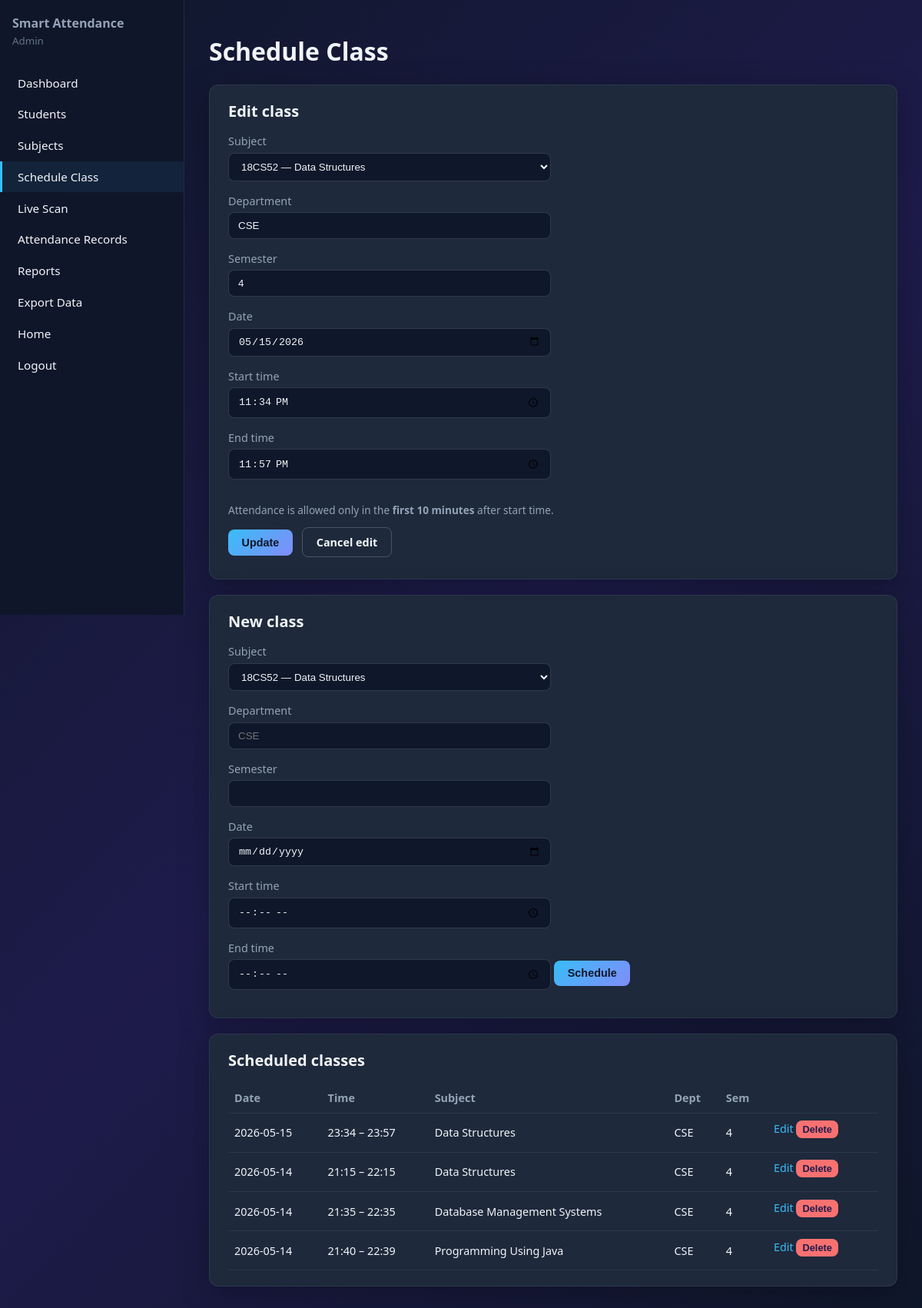
The page /admin/schedule/edit/4 (signed in) on the database its author committed.
### tables this page shows
CREATE TABLE classes (
            id INTEGER PRIMARY KEY AUTOINCREMENT,
            subject_id INTEGER NOT NULL,
            department TEXT NOT NULL,
            semester INTEGER NOT NULL,
            class_date TEXT NOT NULL,
            start_time TEXT NOT NULL,
            end_time TEXT NOT NULL,
            created_by INTEGER,
            FOREIGN KEY (subject_id) REFERENCES subjects(id),
            FOREIGN KEY (created_by) REFERENCES admins(id)
        );

CREATE TABLE subjects (
            id INTEGER PRIMARY KEY AUTOINCREMENT,
            subject_code TEXT NOT NULL,
            subject_name TEXT NOT NULL
        );

### routes/admin.py (the view)
@admin_bp.route("/schedule/edit/<int:cid>")
@admin_required
def schedule_edit(cid):
    conn = get_db()
    edit_row = conn.execute(
        """
        SELECT c.*, s.subject_name FROM classes c
        JOIN subjects s ON s.id = c.subject_id WHERE c.id = ?
        """,
        (cid,),
    ).fetchone()
    rows = conn.execute(
        """
        SELECT c.*, s.subject_name, s.subject_code
        FROM classes c JOIN subjects s ON s.id = c.subject_id
        ORDER BY c.class_date DESC, c.start_time
        """
    ).fetchall()
    subjects = conn.execute("SELECT * FROM subjects ORDER BY subject_name").fetchall()
    conn.close()
    if not edit_row:
        flash("Class not found.", "error")
        return redirect(url_for("admin.schedule_list"))
    return render_template(
        "admin/schedule.html", classes=rows, subjects=subjects, edit_row=edit_row
    )

### models/db.py (called while the page is built)
def get_db():
    conn = sqlite3.connect(Config.DATABASE_PATH)
    conn.row_factory = sqlite3.Row
    conn.execute("PRAGMA foreign_keys = ON")
    return conn

### routes/auth.py (called while the page is built)
def admin_required(f):
    @wraps(f)
    def decorated(*args, **kwargs):
        if not session.get("admin_id"):
            return redirect(url_for("auth.admin_login"))
        return f(*args, **kwargs)
    return decorated

### templates/admin/schedule.html (shortened to what this page needs)
{% extends "base_admin.html" %}
{% block content %}
<h1>Schedule Class</h1>
{% if edit_row %}
<div class="card">
  <h2>Edit class</h2>
  <form method="post" action="{{ url_for('admin.schedule_update', cid=edit_row.id) }}">
    <label>Subject</label>
    <select name="subject_id" required>
      {% for s in subjects %}
      <option value="{{ s.id }}" {% if s.id == edit_row.subject_id %}selected{% endif %}>{{ s.subject_code }} — {{ s.subject_name }}</option>
      {% endfor %}
    </select>
    <label>Department</label>
    <input type="text" name="department" required value="{{ edit_row.department }}">
    <label>Semester</label>
    <input type="number" name="semester" min="1" max="12" required value="{{ edit_row.semester }}">
    <label>Date</label>
    <input type="date" name="class_date" required value="{{ edit_row.class_date }}">
    <label>Start time</label>
    <input type="time" name="start_time" required value="{{ edit_row.start_time }}">
    <label>End time</label>
    <input type="time" name="end_time" required value="{{ edit_row.end_time }}">
    <p style="color:#94a3b8;font-size:0.85rem">Attendance is allowed only in the <strong>first 10 minutes</strong> after start time.</p>
    <button class="btn btn-primary" type="submit">Update</button>
    <a class="btn btn-ghost" href="{{ url_for('admin.schedule_list') }}">Cancel edit</a>
  </form>
</div>
{% endif %}
<div class="card">
  <h2>New class</h2>
  <form method="post" action="{{ url_for('admin.schedule_add') }}">
    <label>Subject</label>
    <select name="subject_id" required>
      {% for s in subjects %}
      <option value="{{ s.id }}">{{ s.subject_code }} — {{ s.subject_name }}</option>
      {% endfor %}
    </select>
    <label>Department</label>
    <input type="text" name="department" required placeholder="CSE">
    <label>Semester</label>
    <input type="number" name="semester" min="1" max="12" required>
    <label>Date</label>
    <input type="date" name="class_date" required>
    <label>Start time</label>
    <input type="time" name="start_time" required>
    <label>End time</label>
    <input type="time" name="end_time" required>
    <button class="btn btn-primary" type="submit">Schedule</button>
  </form>
</div>
<div class="card">
  <h2>Scheduled classes</h2>
  <table>
    <thead>
      <tr><th>Date</th><th>Time</th><th>Subject</th><th>Dept</th><th>Sem</th><th></th></tr>
    </thead>
    <tbody>
      {% for c in classes %}
      <tr>
        <td>{{ c.class_date }}</td>
        <td>{{ c.start_time }} – {{ c.end_time }}</td>
        <td>{{ c.subject_name }}</td>
        <td>{{ c.department }}</td>
        <td>{{ c.semester }}</td>
        <td>
          <a href="{{ url_for('admin.schedule_edit', cid=c.id) }}">Edit</a>
          <form action="{{ url_for('admin.schedule_delete', cid=c.id) }}" method="post" style="display:inline" onsubmit="return confirm('Delete class and its attendance?');">
            <button type="submit" class="btn btn-danger" style="padding:0.25rem 0.5rem;font-size:0.8rem">Delete</button>
          </form>
        </td>
      </tr>
      {% else %}
      <tr><td colspan="6">No classes scheduled.</td></tr>
      {% endfor %}
    </tbody>
  </table>
</div>
{% endblock %}

### static/css/style.css (style rules this page uses)
:root { --bg: #0f172a; --panel: #1e293b; --accent: #38bdf8; --accent-2: #818cf8; --text: #f1f5f9; --muted: #94a3b8; --success: #4ade80; --warn: #fbbf24; --danger: #f87171; --radius: 12px; --font: "Segoe UI", system-ui, sans-serif; }
* { box-sizing: border-box; }
body { margin: 0; font-family: var(--font); background: linear-gradient(135deg, #0f172a 0%, #1e1b4b 50%, #0f172a 100%); color: var(--text); min-height: 100vh; }
a { color: var(--accent); text-decoration: none; }
.card { background: var(--panel); border-radius: var(--radius); padding: 1.25rem 1.5rem; margin-bottom: 1.25rem; border: 1px solid rgba(148, 163, 184, 0.12); box-shadow: 0 10px 40px rgba(0, 0, 0, 0.25); }
.card h2 { margin-top: 0; font-size: 1.25rem; }
label { display: block; margin-bottom: 0.35rem; color: var(--muted); font-size: 0.9rem; }
input[type="text"], input[type="password"], input[type="number"], input[type="date"], input[type="time"], input[type="file"], select, textarea { width: 100%; max-width: 420px; padding: 0.55rem 0.75rem; border-radius: 8px; border: 1px solid rgba(148, 163, 184, 0.25); background: #0f172a; color: var(--text); margin-bottom: 1rem; }
.btn { display: inline-block; padding: 0.55rem 1.1rem; border-radius: 8px; border: none; cursor: pointer; font-weight: 600; font-size: 0.9rem; margin-right: 0.5rem; margin-bottom: 0.5rem; }
.btn-primary { background: linear-gradient(135deg, var(--accent), var(--accent-2)); color: #0f172a; }
.btn-ghost { background: transparent; color: var(--text); border: 1px solid rgba(148, 163, 184, 0.35); }
.btn-danger { background: var(--danger); color: #1e1b4b; }
table { width: 100%; border-collapse: collapse; font-size: 0.9rem; }
th, td { padding: 0.6rem 0.5rem; text-align: left; border-bottom: 1px solid rgba(148, 163, 184, 0.12); }
th { color: var(--muted); font-weight: 600; }

### rows shown on the page
classes: subject_id "18CS52 — Data Structures", department "CSE", semester "4", class_date "05/15/2026", start_time "23:34", end_time "23:57", class_date "2026-05-15", subject_name "Data Structures"
classes: class_date "2026-05-14", start_time "21:15", end_time "22:15", subject_name "Data Structures", department "CSE", semester "4"
classes: class_date "2026-05-14", start_time "21:35", end_time "22:35", subject_name "Database Management Systems", department "CSE", semester "4"
classes: class_date "2026-05-14", start_time "21:40", end_time "22:39", subject_name "Programming Using Java", department "CSE", semester "4"

### other values the page prints
form field subject_id "18CS52 — Data Structures"
